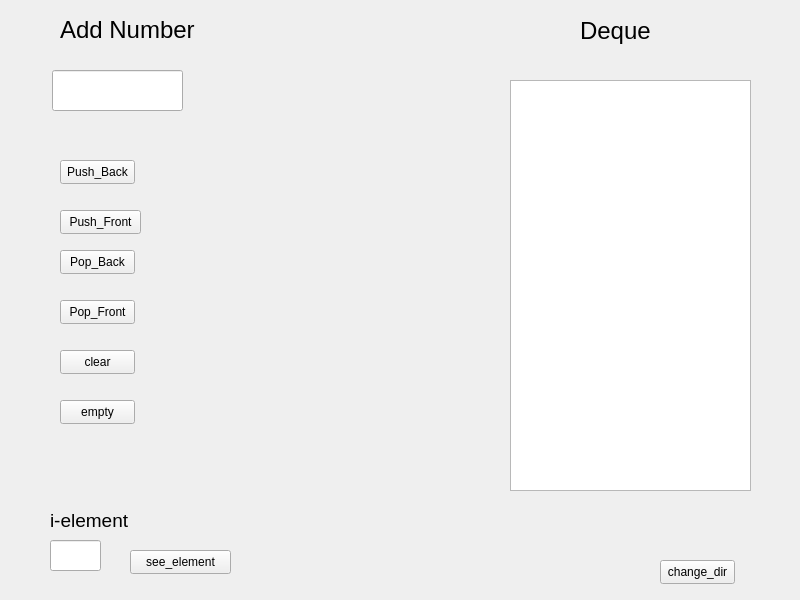
<?xml version="1.0" encoding="UTF-8"?>
<ui version="4.0">
 <class>Widget</class>
 <widget class="QWidget" name="Widget">
  <property name="geometry">
   <rect>
    <x>0</x>
    <y>0</y>
    <width>800</width>
    <height>600</height>
   </rect>
  </property>
  <property name="windowTitle">
   <string>Widget</string>
  </property>
  <widget class="QListWidget" name="NuberList">
   <property name="geometry">
    <rect>
     <x>510</x>
     <y>80</y>
     <width>241</width>
     <height>411</height>
    </rect>
   </property>
   <property name="font">
    <font>
     <pointsize>12</pointsize>
    </font>
   </property>
  </widget>
  <widget class="QLabel" name="label">
   <property name="geometry">
    <rect>
     <x>580</x>
     <y>10</y>
     <width>111</width>
     <height>41</height>
    </rect>
   </property>
   <property name="font">
    <font>
     <pointsize>18</pointsize>
    </font>
   </property>
   <property name="text">
    <string>Deque</string>
   </property>
  </widget>
  <widget class="QLabel" name="label_2">
   <property name="geometry">
    <rect>
     <x>60</x>
     <y>20</y>
     <width>161</width>
     <height>20</height>
    </rect>
   </property>
   <property name="font">
    <font>
     <pointsize>18</pointsize>
    </font>
   </property>
   <property name="text">
    <string>Add Number</string>
   </property>
  </widget>
  <widget class="QLineEdit" name="NumLine">
   <property name="geometry">
    <rect>
     <x>52</x>
     <y>70</y>
     <width>131</width>
     <height>41</height>
    </rect>
   </property>
  </widget>
  <widget class="QPushButton" name="push_back">
   <property name="geometry">
    <rect>
     <x>60</x>
     <y>160</y>
     <width>75</width>
     <height>24</height>
    </rect>
   </property>
   <property name="text">
    <string>Push_Back</string>
   </property>
  </widget>
  <widget class="QPushButton" name="push_front">
   <property name="geometry">
    <rect>
     <x>60</x>
     <y>210</y>
     <width>81</width>
     <height>24</height>
    </rect>
   </property>
   <property name="text">
    <string>Push_Front</string>
   </property>
  </widget>
  <widget class="QPushButton" name="pop_back">
   <property name="geometry">
    <rect>
     <x>60</x>
     <y>250</y>
     <width>75</width>
     <height>24</height>
    </rect>
   </property>
   <property name="text">
    <string>Pop_Back</string>
   </property>
  </widget>
  <widget class="QPushButton" name="pop_front">
   <property name="geometry">
    <rect>
     <x>60</x>
     <y>300</y>
     <width>75</width>
     <height>24</height>
    </rect>
   </property>
   <property name="text">
    <string>Pop_Front</string>
   </property>
  </widget>
  <widget class="QPushButton" name="clear">
   <property name="geometry">
    <rect>
     <x>60</x>
     <y>350</y>
     <width>75</width>
     <height>24</height>
    </rect>
   </property>
   <property name="text">
    <string>clear</string>
   </property>
  </widget>
  <widget class="QPushButton" name="empty">
   <property name="geometry">
    <rect>
     <x>60</x>
     <y>400</y>
     <width>75</width>
     <height>24</height>
    </rect>
   </property>
   <property name="text">
    <string>empty</string>
   </property>
  </widget>
  <widget class="QLineEdit" name="ItNum">
   <property name="geometry">
    <rect>
     <x>50</x>
     <y>540</y>
     <width>51</width>
     <height>31</height>
    </rect>
   </property>
  </widget>
  <widget class="QPushButton" name="see_element">
   <property name="geometry">
    <rect>
     <x>130</x>
     <y>550</y>
     <width>101</width>
     <height>24</height>
    </rect>
   </property>
   <property name="text">
    <string>see_element</string>
   </property>
  </widget>
  <widget class="QLabel" name="label_3">
   <property name="geometry">
    <rect>
     <x>50</x>
     <y>510</y>
     <width>101</width>
     <height>20</height>
    </rect>
   </property>
   <property name="font">
    <font>
     <pointsize>14</pointsize>
    </font>
   </property>
   <property name="text">
    <string>i-element</string>
   </property>
  </widget>
  <widget class="QPushButton" name="change_dir">
   <property name="geometry">
    <rect>
     <x>660</x>
     <y>560</y>
     <width>75</width>
     <height>24</height>
    </rect>
   </property>
   <property name="text">
    <string>change_dir</string>
   </property>
  </widget>
 </widget>
 <resources/>
 <connections/>
</ui>
